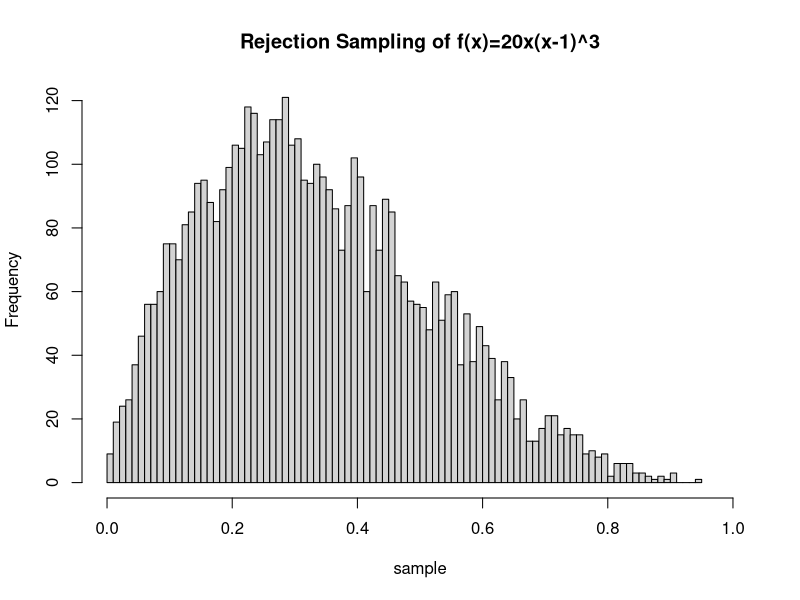

This chart was generated by the following R code:
density <-function (n1) 20*n1*((1-n1)^3) 
RejectionSampling <- function(n) 
{
	RN <- NULL
	for(i in 1:n)
	{
		OK <- 0
		while(OK<1)
		{
			T <- runif(1,min = 0, max = 1)
			U <- runif(1,min = 0, max = 1)	
			if(2.5*U <= density(T))
			{
				OK <- 1
				RN <- c(RN,T)
			}
		}
	}
	return(RN)
}
sample <-RejectionSampling(5000)
hist(sample, freq = TRUE, xlim = c(0,1), breaks = 100, main = "Rejection Sampling of f(x)=20x(x-1)^3");
